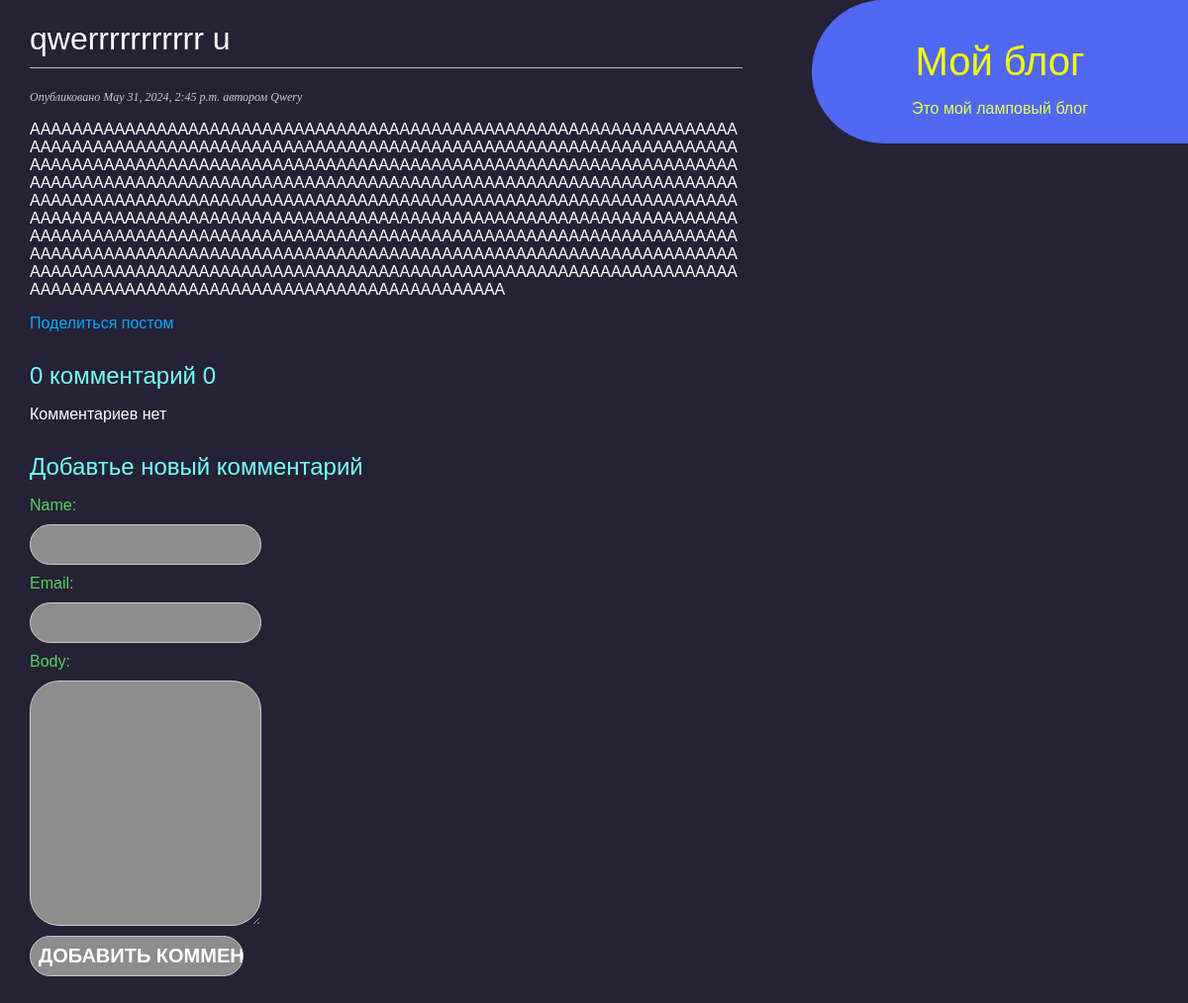
The page /blog/6/ on the database its author committed.
### blog/models.py (models this page shows, shortened)
class Post(models.Model):
    class Status(models.TextChoices): #сокращенный и полный варик в выпадающем списке
        DRAFT = "DF", "Draft"
        PUBLISHED = "PB", 'Published'
    tags = TaggableManager()
    title = models.CharField(max_length=200)
    slug = models.SlugField(max_length=200)
    author = models.ForeignKey(User,
                               on_delete=models.CASCADE,
                               related_name='blog_posts')
    body = models.TextField()
    publish = models.DateTimeField(default=timezone.now)
    created = models.DateTimeField(auto_now_add=True)
    updated = models.DateTimeField(auto_now=True)
    status = models.CharField(max_length=2, choices=Status.choices, default=Status.DRAFT)
    objects = models.Manager()
    published = PublishedManager()
    class Meta:
        ordering = ['-publish'] #сортировка по времени публикации поста, убывающий
        indexes = [
            models.Index(fields=['-publish'])
        ]

### blog/views.py (the view)
# urls.py: path('<int:id>/',views.post_detail, name='post_detail'),
@never_cache
def post_detail(request, id):
    try:
        post = Post.published.get(id = id) # Получаем пост с указанным id и статусом PUBLISHED.
        comments = post.comments.filter(active=True) # Фильтруем комментарии к посту, чтобы отображались только активные.
        form=CommentForm()
    except Post.DoesNotExist:
        raise Http404("No Post found")
    return render (request,
                   'blog/post/detail.html',
                  {'post': post,
                   'comments':comments,
                   'form':form})

### blog/forms.py
class CommentForm(forms.ModelForm):
    class Meta:
        model = Comment
        fields = ["name", "email", "body"]

### blog/models.py (called while the page is built)
    def get_queryset(self):
        return super().get_queryset().filter(status = Post.Status.PUBLISHED)

### blog/templates/blog/post/detail.html (shortened to what this page needs)
{% extends "blog/base.html" %}
{% block content %}
<h1>{{ post.title }} </h1>
<p class = "date">
    Опубликовано {{post.publish}} автором {{post.author}}
</p>
{{post.body|linebreaks}}
<p>
    <a href="{% url "blog:post_share" post.id %}"> Поделиться постом</a>
</p>
{% with comments.count as total_comments %}
<h2>{{total_comments}} комментарий {{total_comments}}</h2>
{% endwith%}
{% for comment in comments %}
<div class="comment">
    <p class = "info">
        Комментарий {{forloop.counter}} от {{comment.name}}
        {{comment.created}}
    </p>
    {{comment.body|linebreaks}}
</div>
{% empty %}
<p> Комментариев нет </p>
{%endfor %}
{% include "blog/post/includes/comment_form.html" %}
{% endblock %}

### blog/static/css/blog.css (style rules this page uses)
body { margin:0; padding:0; font-family:helvetica, sans-serif; background-color: #252236; }
a { color:#00abff; text-decoration:none; }
h1 { font-weight:normal; border-bottom:1px solid #bbb; padding:0 0 10px 0; }
h2 { font-weight:normal; color: #75fff8; margin:30px 0 0; }
p.date { color:#ccc; font-family: georgia, serif; font-size: 12px; font-style: italic; }
label { float:left; clear:both; color:#333; margin-bottom:4px; }
input, textarea { clear:both; float:left; margin:0 0 10px; background:#ededed; border:0; padding:6px 10px; font-size:12px; }
.comment_form label { display: block; margin-bottom: 10px; color: #4fd45f; }
.comment_form input, .comment_form textarea { width: 30%; padding: 8px; border: 1px solid #ccc; border-radius: 30px; background-color: #8d8d8d; color: #ffffff; font-size: 20px; }

### rows shown on the page
Post: title "qwerrrrrrrrrrr u", publish "May 31, 2024, 2:45 p.m.", author "Qwery", body "AAAAAAAAAAAAAAAAAAAAAAAAAAAAAAAAAAAAAAAAAAAAAAAAAAAAAAAAAAAAAAAAAAAAAAAAAAAAAAAAAAAAAAAAAAAAAAAAAAAAAAAAAAAAAAAAAAAAAAAAAAAAAAAAAAAAAAAAAAAAAAAAAAAAAAAAAAAAAAAAAAAAAAAAAAAAAAAAAAAAAAAAAAAAAAAAAAAAAAAAAAAAAAAAAAAAAAAAAAAAAAAAAAAAAAAAAAAAAAAAAAAAAAAAAAAAAAAAAAAAAAAAAAAAAAAAAAAAAAAAAAAAAAAAAAAAAAAAAAAAAAAAAAAAAAAAAAAAAAAAAAAAAAAAAAAAAAAAAAAAAAAAAAAAAAAAAAAAAAAAAAAAAAAAAAAAAAAAAAAAAAAAAAAAAAAAAAAAAAAAAAAAAAAAAAAAAAAAAAAAAAAAAAAAAAAAAAAAAAAAAAAAAAAAAAAAAAAAAAAAAAAAAAAAAAAAAAAAAAAAAAAAAAAAAAAAAAAAAAAAAAAAAAAAAAAAAAAAAAAAAAAAAAAAAAAAAAAAAAAAAAAAAAAAAAAAAAAAAAAAAAAAAAAAAAAAAAAAAAAAAAAAAAAAAAAAAAAAAAAAAAAAAAAAAAAAAAAAAAAAAAAAAAAAAAAAAAAAAAAAAAAAAAAA"

### other values the page prints
{{ total_comments }} "0"
